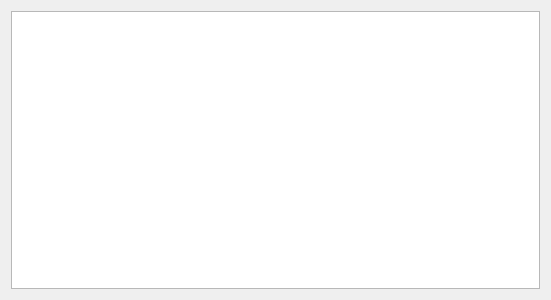
<?xml version="1.0" encoding="UTF-8"?>
<ui version="4.0">
 <class>aboutClass</class>
 <widget class="QWidget" name="aboutClass">
  <property name="geometry">
   <rect>
    <x>0</x>
    <y>0</y>
    <width>551</width>
    <height>300</height>
   </rect>
  </property>
  <property name="windowTitle">
   <string>about</string>
  </property>
  <layout class="QHBoxLayout" name="horizontalLayout">
   <item>
    <widget class="QTextBrowser" name="textBrowser">
     <property name="horizontalScrollBarPolicy">
      <enum>Qt::ScrollBarAsNeeded</enum>
     </property>
    </widget>
   </item>
  </layout>
 </widget>
 <layoutdefault spacing="6" margin="11"/>
 <resources/>
 <connections/>
</ui>
